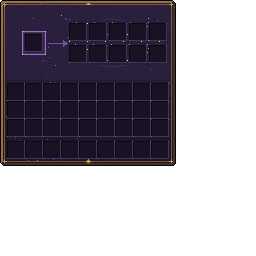
#> input picture tools/gui/source/rune_anvil.png, 256 x 256 px, found by its file name
$ python rune_anvil_10.py
#> lines starting #> are read from the running program, lines starting #| are printed output that depends on the picture
"""Fase 9: a Bigorna Rúnica passa a ter 10 engastes (Celeste). Refaz a fonte da tela com 5×2 espaços
(x = 70 + 20·i, y = 24 / 46). Idempotente: parte de uma cópia da fonte antiga (rune_anvil_8.png).
Uso: python3 tools/endgame/rune_anvil_10.py e depois restyle('rune_anvil')."""
import os
from PIL import Image

S = 'tools/gui/source/'
if not os.path.exists(S + 'rune_anvil_8.png'):
    Image.open(S + 'rune_anvil.png').save(S + 'rune_anvil_8.png')
im = Image.open(S + 'rune_anvil_8.png').convert('RGBA')
#> im is the input picture: PIL image 256x256 RGBA; mean R, G, B, A 17.2, 12.9, 21, 113.6
FRAME = im.crop((71, 23, 89, 41))
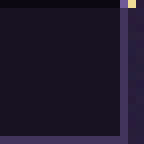
#> FRAME: PIL image 18x18 RGBA (shown 8 times larger); mean R, G, B, A 30.2, 23, 42.3, 255
PLAIN = Image.open(S + 'astral_generator.png').convert('RGBA').crop((20, 60, 38, 78))
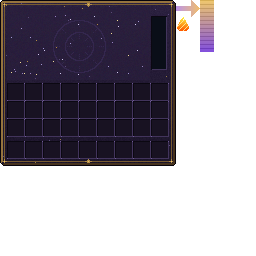
#> input picture tools/gui/source/astral_generator.png, 256 x 256 px, found by its file name
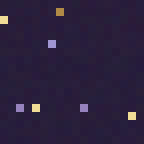
#> PLAIN: PIL image 18x18 RGBA (shown 8 times larger); mean R, G, B, A 43.3, 32.7, 60.6, 255
# apaga os 8 espaços antigos (e os enfeites entre eles)
for x in range(69, 160, 18):
    for y in (21, 39, 47):
        im.paste(PLAIN.crop((0, 0, min(18, 160 - x), 18)), (x, y))
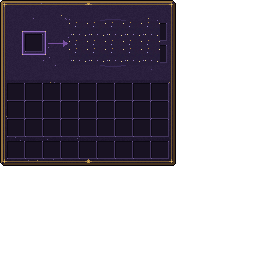
#> im: PIL image 256x256 RGBA; mean R, G, B, A 17.9, 13.4, 22, 113.6; transparent parts drawn white
for i in range(10):
    im.paste(FRAME, (70 + 20 * (i % 5) - 1, 24 + 22 * (i // 5) - 1))
im.save(S + 'rune_anvil.png')
print('ok')
